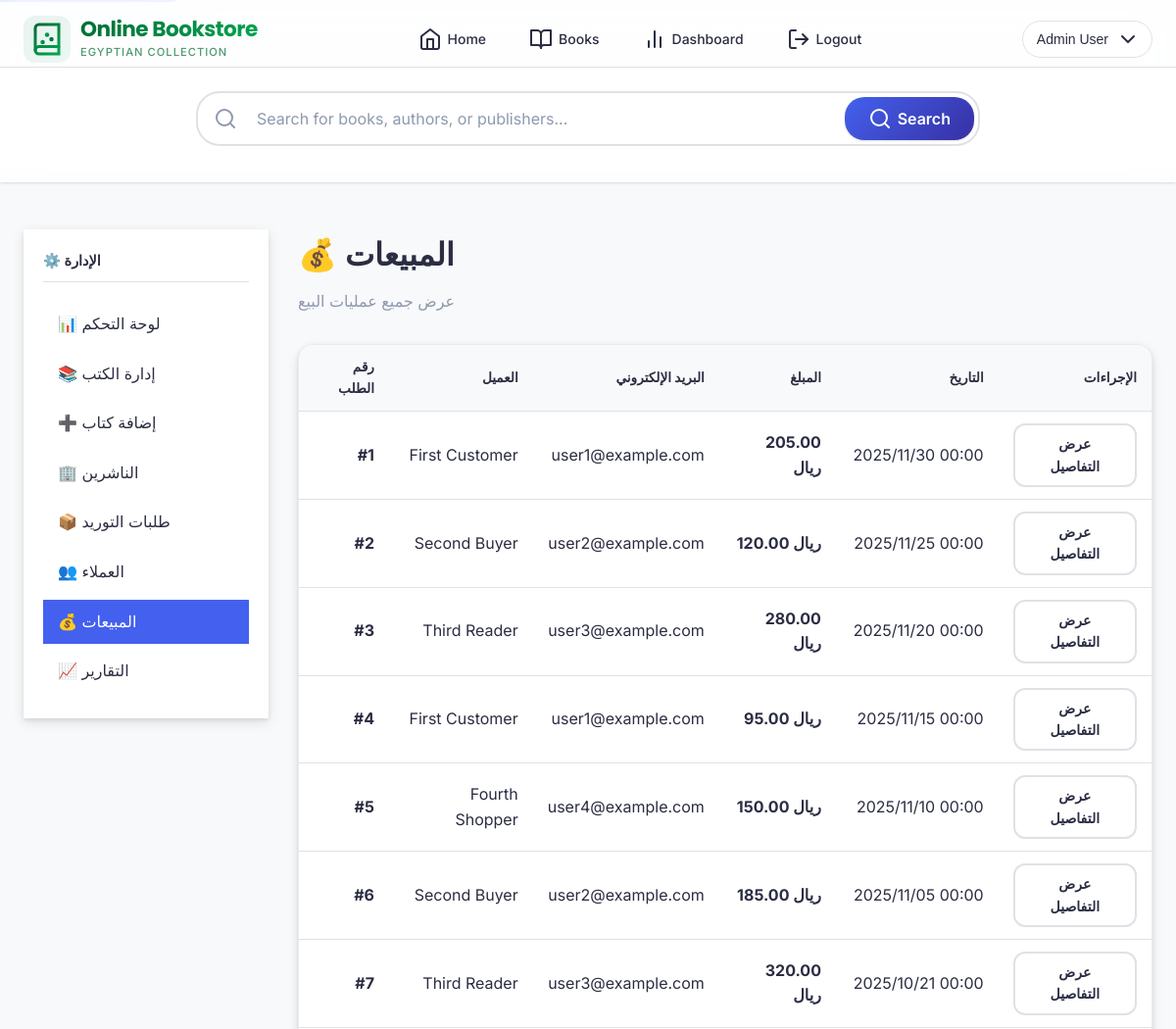
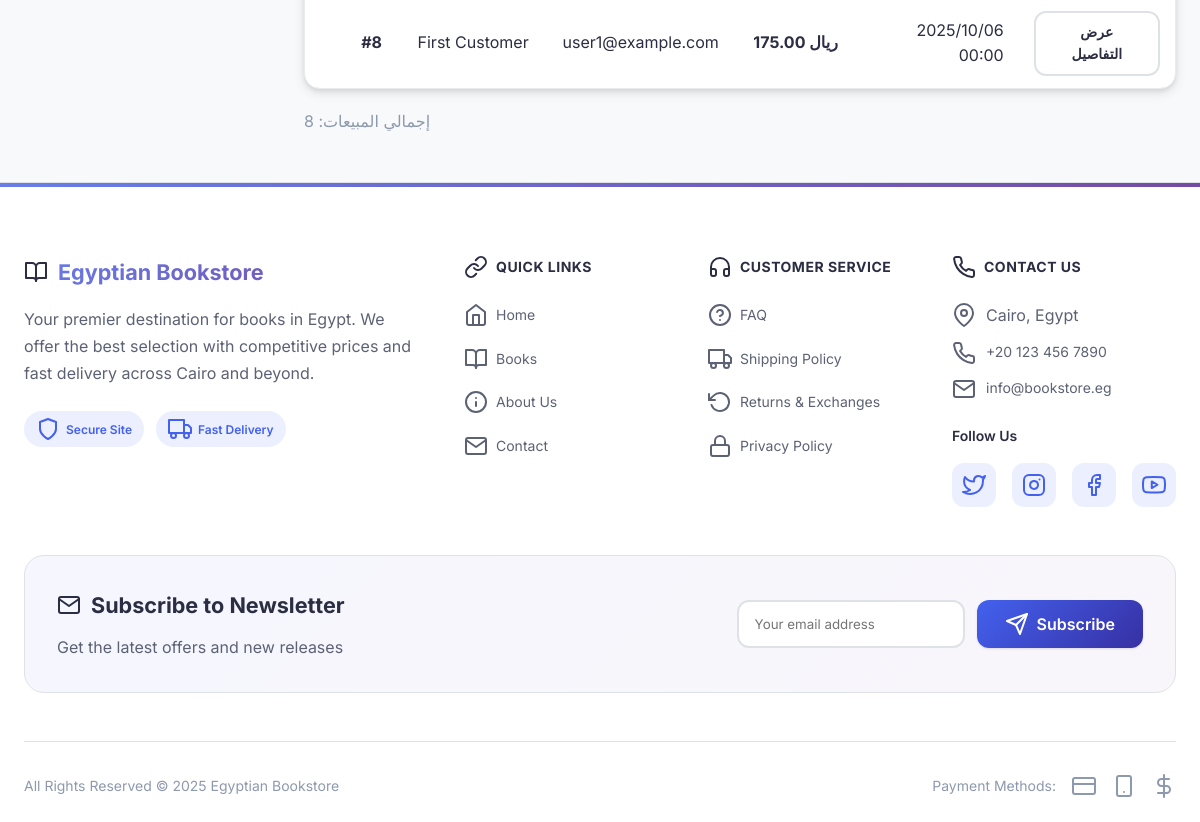
Page /admin/sales.php (signed in) on the committed database (2 pictures, top to bottom).
### tables this page shows
CREATE TABLE sales (
    id INT AUTO_INCREMENT PRIMARY KEY,
    customer_id INT NOT NULL,
    date TIMESTAMP DEFAULT CURRENT_TIMESTAMP,
    total_amount DECIMAL(10, 2) NOT NULL,
    FOREIGN KEY (customer_id) REFERENCES customers(id) ON DELETE CASCADE
);

CREATE TABLE customers (
    id INT AUTO_INCREMENT PRIMARY KEY,
    username VARCHAR(100) UNIQUE NOT NULL,
    password_hash VARCHAR(255) NOT NULL,
    first_name VARCHAR(100) NOT NULL,
    last_name VARCHAR(100) NOT NULL,
    email VARCHAR(255) UNIQUE NOT NULL,
    phone VARCHAR(20),
    address TEXT,
    is_admin TINYINT(1) DEFAULT 0,
    created_at TIMESTAMP DEFAULT CURRENT_TIMESTAMP
);

### includes/db.php (called while the page is built, shortened)
<?php
$use_mysqli = extension_loaded('mysqli');
$use_pdo = extension_loaded('pdo_mysql');
function getDBConnection() {
    global $use_mysqli, $use_pdo;
    static $conn = null;
    if ($conn === null) {
        if ($use_mysqli) {
            $conn = new mysqli(DB_HOST, DB_USER, DB_PASS, DB_NAME);
            $conn->set_charset(DB_CHARSET);
        } else {
            die("خطأ: لم يتم العثور على درايفر MySQL. يرجى تثبيت mysqli أو PDO MySQL.");
        }
    }
    return $conn;
}
function dbQuery($sql, $params = []) {
    global $use_mysqli;
    $conn = getDBConnection();
    if ($use_mysqli) {
        $stmt = $conn->prepare($sql);
        if (!empty($params)) {
            $types = str_repeat('s', count($params));
            $stmt->bind_param($types, ...$params);
        }
        $stmt->execute();
        $result = $stmt->get_result();
        $data = $result->fetch_all(MYSQLI_ASSOC);
        return $data;
    } else {
        $stmt = $conn->prepare($sql);
        $stmt->execute($params);
        return $stmt->fetchAll();
    }
}
function dbQuerySingle($sql, $params = []) {
    global $use_mysqli;
    $conn = getDBConnection();
    if ($use_mysqli) {
        $stmt = $conn->prepare($sql);
        $stmt->execute();
        $result = $stmt->get_result();
        $data = $result->fetch_assoc();
        return $data;
    } else {
        $stmt = $conn->prepare($sql);
        $stmt->execute($params);
        return $stmt->fetch();
    }
}
?>

### admin/sales.php (the view, shortened to what this page needs)
<?php
require_once '../includes/db.php';
$page = max(1, intval($_GET['page'] ?? 1));
$perPage = 20;
$offset = ($page - 1) * $perPage;
$totalCount = dbQuerySingle("SELECT COUNT(*) as count FROM sales")['count'];
$sales = dbQuery("
    SELECT s.*, CONCAT(c.first_name, ' ', c.last_name) as customer_name, c.email
    FROM sales s
    JOIN customers c ON s.customer_id = c.id
    ORDER BY s.date DESC
    LIMIT ? OFFSET ?
", [$perPage, $offset]);
require_once '../includes/header.php';
?>
<div class="admin-layout">
    <aside class="admin-sidebar">
        <h3>⚙️ الإدارة</h3>
        <ul class="admin-nav">
            <li><a href="/admin/dashboard.php">📊 لوحة التحكم</a></li>
            <li><a href="/admin/books.php">📚 إدارة الكتب</a></li>
            <li><a href="/admin/add_book.php">➕ إضافة كتاب</a></li>
            <li><a href="/admin/publishers.php">🏢 الناشرين</a></li>
            <li><a href="/admin/view_orders.php">📦 طلبات التوريد</a></li>
            <li><a href="/admin/customers.php">👥 العملاء</a></li>
            <li><a href="/admin/sales.php" class="active">💰 المبيعات</a></li>
            <li><a href="/admin/reports.php">📈 التقارير</a></li>
        </ul>
    </aside>
    <main>
        <div class="page-header">
            <h1>💰 المبيعات</h1>
            <p>عرض جميع عمليات البيع</p>
        </div>
        <div class="card">
            <div class="table-responsive">
                <table class="data-table">
                    <thead>
                        <tr>
                            <th>رقم الطلب</th>
                            <th>العميل</th>
                            <th>البريد الإلكتروني</th>
                            <th>المبلغ</th>
                            <th>التاريخ</th>
                            <th>الإجراءات</th>
                        </tr>
                    </thead>
                    <tbody>
                        <?php if (empty($sales)): ?>
                            <tr>
                                <td colspan="6" style="text-align: center; padding: 40px;">
                                    لا توجد مبيعات
                                </td>
                            </tr>
                        <?php else: ?>
                            <?php foreach ($sales as $sale): ?>
                                <tr>
                                    <td><strong>#<?php echo $sale['id']; ?></strong></td>
                                    <td><?php echo htmlspecialchars($sale['customer_name']); ?></td>
                                    <td><?php echo htmlspecialchars($sale['email']); ?></td>
                                    <td><strong><?php echo number_format($sale['total_amount'], 2); ?> ريال</strong></td>
                                    <td><?php echo date('Y/m/d H:i', strtotime($sale['date'])); ?></td>
                                    <td>
                                        <a href="/admin/sale_details.php?id=<?php echo $sale['id']; ?>" class="btn btn-secondary btn-sm">
                                            عرض التفاصيل
                                        </a>
                                    </td>
                                </tr>
                            <?php endforeach; ?>
                        <?php endif; ?>
                    </tbody>
                </table>
            </div>
        </div>
        <p style="margin-top: 20px; color: var(--text-light);">
            إجمالي المبيعات: <?php echo $totalCount; ?>
        </p>
    </main>
</div>
<?php require_once '../includes/footer.php'; ?>

### rows in the picture
sales: id "1", customer_name "First Customer", customer.email "user1@example.com", total_amount "205.00", date "2025/11/30 00:00"
sales: id "2", customer_name "Second Buyer", customer.email "user2@example.com", total_amount "120.00", date "2025/11/25 00:00"
sales: id "3", customer_name "Third Reader", customer.email "user3@example.com", total_amount "280.00", date "2025/11/20 00:00"
sales: id "4", customer_name "First Customer", customer.email "user1@example.com", total_amount "95.00", date "2025/11/15 00:00"
sales: id "5", customer_name "Fourth Shopper", customer.email "user4@example.com", total_amount "150.00", date "2025/11/10 00:00"
sales: id "6", customer_name "Second Buyer", customer.email "user2@example.com", total_amount "185.00", date "2025/11/05 00:00"
sales: id "7", customer_name "Third Reader", customer.email "user3@example.com", total_amount "320.00", date "2025/10/21 00:00"
sales: id "8", customer_name "First Customer", customer.email "user1@example.com", total_amount "175.00", date "2025/10/06 00:00"

### other values in the picture
getCurrentUserName() "Admin User"
$totalCount "8"
